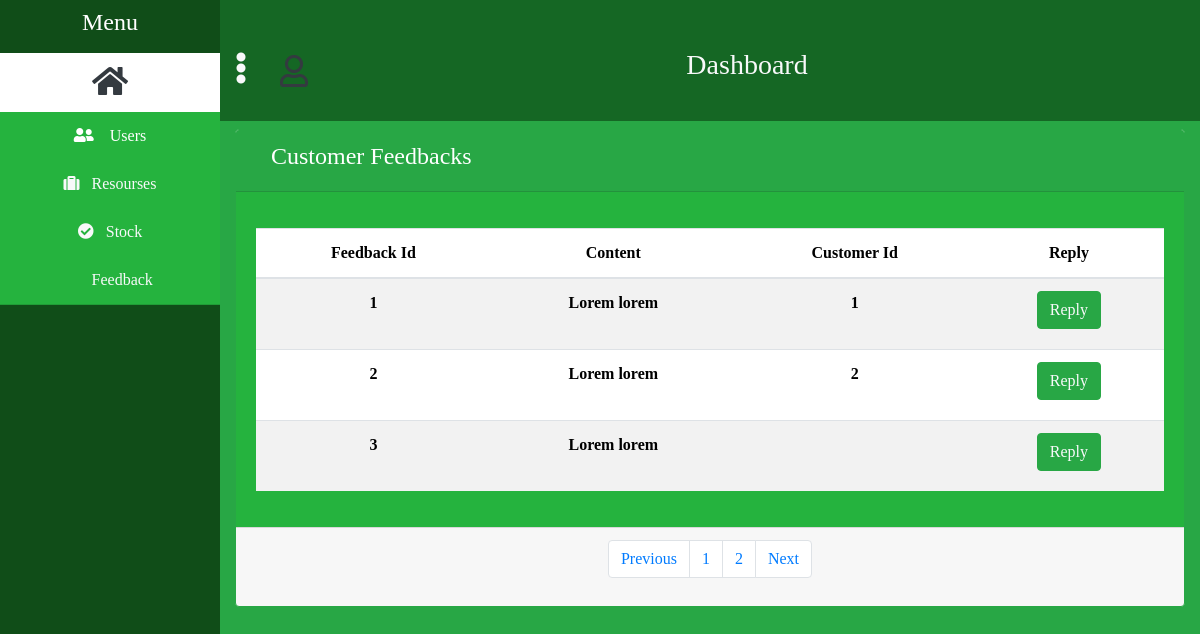
The app's page /Admin/php/Pages/customerFeedback.php (signed in) with its own data.
### tables this page shows
CREATE TABLE IF NOT EXISTS `feedback` (
  `feedback_Id` int(10) NOT NULL AUTO_INCREMENT,
  `content` varchar(255) NOT NULL,
  `cus_id` int(10) DEFAULT NULL,
  `researcher_Id` int(10) DEFAULT NULL,
  `admin_id` int(10) DEFAULT NULL,
  PRIMARY KEY (`feedback_Id`),
  KEY `fk_cus_id` (`cus_id`),
  KEY `fk_admin_id` (`admin_id`),
  KEY `fk_researcher_id` (`researcher_Id`)
);

### Admin/php/Functions/Feedback_function.php (the view, shortened to what this page needs)
<?php
function viewAllCustomerFeedbacks($conn): string
{
    $data = "";
    $query = "SELECT `feedback_Id`,`content`, `cus_id` FROM `feedback` ";
    $resultSet = $conn->query($query);
    if (($resultSet-> num_rows) > 0) {
        while($row = mysqli_fetch_array($resultSet)){
            $feedback_Id = $row['feedback_Id'];
            $content = $row['content'];
            $cus_id = $row['cus_id'];
            $data = $data . "
                                     <tr class='single_row'>
                                    <td>{$feedback_Id}</td>
                                    <td>{$content}</td>
                                    <td>{$cus_id} </td>
                                <td>
                                    <a
                                            href='../subPages/reply_customer_feedback.php?type=reply&id={$feedback_Id}'
                                            class='btn btn-success mb-2 text-light modDeleteButton'
                                            type='submit'
                                            name='buttonType'
                                            >
                                              Reply
                                    </a>
                            </tr>
                            ";
        }
    }
    return $data;
}

### resources/css/admin/main.css (style rules this page uses)
:root { --headerColor:#104D18; --borderColor:#187428; --mainColor:#25b33e; --extraColor:#156724; --buttonColor:#32f355; }
* { font-family: "RobotoMono"; }

### resources/css/admin/header.css (style rules this page uses)
:root { --headerColor:#104D18; --borderColor:#187428; --mainColor:#25b33e; --extraColor:#156724; --buttonColor:#32f355; }
* { font-family: RobotoMono, serif; }

### records on screen
feedback: feedback_Id "1", content "Lorem lorem", cus "1"
feedback: feedback_Id "2", content "Lorem lorem", cus "2"
feedback: feedback_Id "3", content "Lorem lorem"
